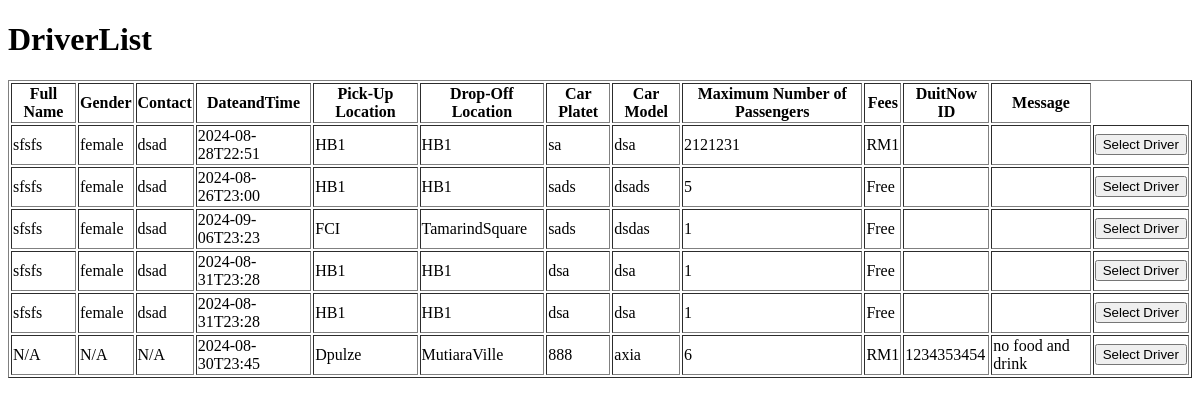
Before: /drivers_list (signed in) with the older database file.
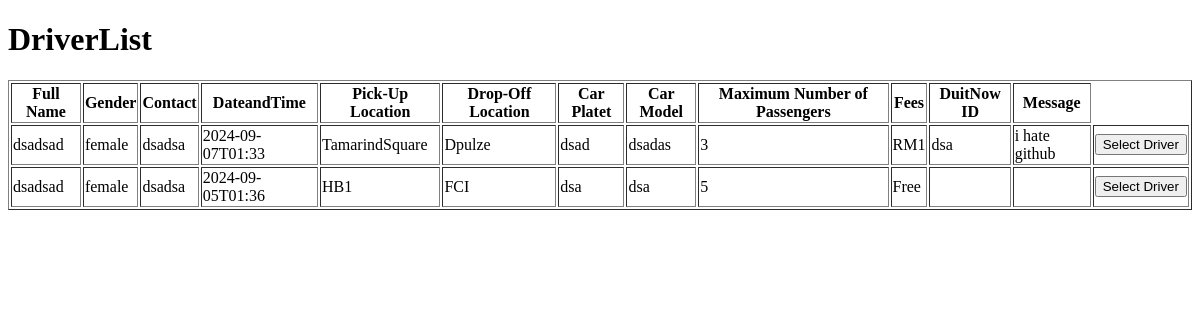
After: the same page with the newer database file.
### web/models.py (models this page shows)
class Profile(db.Model):
    id = db.Column(db.Integer, primary_key=True)
    fullName = db.Column(db.String(150))
    gender = db.Column(db.String(100), nullable=False)
    contact = db.Column(db.String(15), nullable=False)
    user_id = db.Column(db.Integer, db.ForeignKey('user.id'), nullable=False)

class Driverspost(db.Model):
    id = db.Column(db.Integer, primary_key=True)
    dateandTime = db.Column(db.String(10), nullable=False)
    pickup = db.Column(db.String(100), nullable=False)
    dropoff = db.Column(db.String(100), nullable=False)
    carplate = db.Column(db.String(100), nullable=False)
    carmodel = db.Column(db.String(100), nullable=False)
    totalperson = db.Column(db.Integer, nullable=False)
    fees = db.Column(db.String(100), nullable=False)
    duitnowid = db.Column(db.String(100), nullable=False)
    message = db.Column(db.String(100), nullable=False)
    user_id = db.Column(db.Integer, db.ForeignKey('user.id'), nullable=False)
    passenger_matches = db.relationship('PassengerMatch', foreign_keys='PassengerMatch.driver_id', backref='driver_post', lazy=True)

### web/routes.py (the view)
@bp.route('/drivers_list')
@login_required
def drivers_list():
    drivers = Driverspost.query.all()
    profiles = Profile.query.all()
    profile_dict = {profile.user_id: profile for profile in profiles}
    print("Profile Dict:", profile_dict)
    for driver in drivers:
        print(f"Driver ID: {driver.id}, User ID: {driver.user_id}")
    return render_template('drivers_list.html', drivers=drivers, profile_dict=profile_dict)

### web/__init__.py (called while the page is built)
def create_app():
    app = Flask(__name__)
    app.config['SQLALCHEMY_DATABASE_URI'] = 'sqlite:///carpooling.db'
    app.config['SQLALCHEMY_TRACK_MODIFICATIONS'] = False
    app.config['SECRET_KEY'] = 'your_secret_key'
    db.init_app(app)
    login_manager.init_app(app)
    login_manager.login_view = 'login'
    from .models import User, Driverspost, Profile, PassengerMatch
    @login_manager.user_loader
    def load_user(user_id):
        return User.query.get(int(user_id))
    with app.app_context():
        db.create_all()
    from .routes import bp as main_bp
    app.register_blueprint(main_bp)
    return app

### web/templates/drivers_list.html (shortened to what this page needs)
<!DOCTYPE html>
<html>
<head>
</head>
<body>
    <h1>DriverList</h1>
    <table border="1">
        <tr>
            <th>Full Name</th>
            <th>Gender</th>
            <th>Contact</th>
            <th>DateandTime</th>
            <th>Pick-Up Location</th>
            <th>Drop-Off Location</th>
            <th>Car Platet</th>
            <th>Car Model</th>
            <th>Maximum Number of Passengers</th>
            <th>Fees</th>
            <th>DuitNow ID</th>
            <th>Message</th>
        </tr>
        {% for driver in drivers %}
        <tr>
            <td>{{ profile_dict[driver.user_id].fullName if profile_dict[driver.user_id] else 'N/A' }}</td>
            <td>{{ profile_dict[driver.user_id].gender if profile_dict[driver.user_id] else 'N/A' }}</td>
            <td>{{ profile_dict[driver.user_id].contact if profile_dict[driver.user_id] else 'N/A' }}</td>
            <td>{{ driver.dateandTime }}</td>
            <td>{{ driver.pickup }}</td>
            <td>{{ driver.dropoff }}</td>
            <td>{{ driver.carplate }}</td>
            <td>{{ driver.carmodel }}</td>
            <td>{{ driver.totalperson }}</td>
            <td>{{ driver.fees }}</td>
            <td>{{ driver.duitnowid }}</td>
            <td>{{ driver.message }}</td>
            <td><form action="{{ url_for('main.select_driver', driver_id=driver.id) }}" method="POST">
                    <input type="submit" value="Select Driver" class="btn">
                </form>
            </td>
        </tr>
        {% endfor %}
    </table>
</body>
</html>

Changed rows visible on the page:
removed Driverspost: Profile.fullName "sfsfs", Profile.gender "female", Profile.contact "dsad", dateandTime "2024-09-06T23:23", pickup "FCI", dropoff "TamarindSquare", carplate "sads", carmodel "dsdas", totalperson "1", fees "Free"
removed Driverspost: Profile.fullName "sfsfs", Profile.gender "female", Profile.contact "dsad", dateandTime "2024-08-31T23:28", pickup "HB1", dropoff "HB1", carplate "dsa", carmodel "dsa", totalperson "1", fees "Free"
removed Driverspost: Profile.fullName "sfsfs", Profile.gender "female", Profile.contact "dsad", dateandTime "2024-08-31T23:28", pickup "HB1", dropoff "HB1", carplate "dsa", carmodel "dsa", totalperson "1", fees "Free"
removed Driverspost: profile_dict "N/A", dateandTime "2024-08-30T23:45", pickup "Dpulze", dropoff "MutiaraVille", carplate "888", carmodel "axia", totalperson "6", fees "RM1", duitnowid "1234353454", message "no food and drink"
changed Driverspost "RM1": dateandTime "2024-08-28T22:51" → "2024-09-07T01:33"; pickup "HB1" → "TamarindSquare"; dropoff "HB1" → "Dpulze"; carplate "sa" → "dsad"; carmodel "dsa" → "dsadas"; totalperson "2121231" → "3"; duitnowid (not shown) → "dsa"; message (not shown) → "i hate github"
changed Profile "female": fullName "sfsfs" → "dsadsad"; contact "dsad" → "dsadsa"
changed Driverspost "HB1": dateandTime "2024-08-26T23:00" → "2024-09-05T01:36"; dropoff "HB1" → "FCI"; carplate "sads" → "dsa"; carmodel "dsads" → "dsa"
